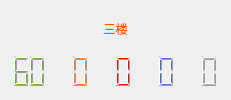
     <widget class="QWidget" name="widget_3rd_Status" native="true">
      <layout class="QGridLayout" name="gridLayout_4">
       <item row="1" column="0">
        <widget class="QLCDNumber" name="lcdNumber_F3_available">
         <property name="font">
          <font>
           <weight>50</weight>
           <bold>false</bold>
          </font>
         </property>
         <property name="styleSheet">
          <string notr="true">color: rgb(112, 173, 71);</string>
         </property>
         <property name="frameShape">
          <enum>QFrame::NoFrame</enum>
         </property>
         <property name="frameShadow">
          <enum>QFrame::Plain</enum>
         </property>
         <property name="lineWidth">
          <number>2</number>
         </property>
         <property name="midLineWidth">
          <number>0</number>
         </property>
         <property name="smallDecimalPoint">
          <bool>false</bool>
         </property>
         <property name="digitCount">
          <number>2</number>
         </property>
         <property name="segmentStyle">
          <enum>QLCDNumber::Filled</enum>
         </property>
         <property name="intValue" stdset="0">
          <number>60</number>
         </property>
        </widget>
       </item>
       <item row="1" column="1">
        <widget class="QLCDNumber" name="lcdNumber_F3_appointed">
         <property name="font">
          <font>
           <weight>50</weight>
           <bold>false</bold>
          </font>
         </property>
         <property name="styleSheet">
          <string notr="true">color: rgb(237, 125, 49);</string>
         </property>
         <property name="frameShape">
          <enum>QFrame::NoFrame</enum>
         </property>
         <property name="frameShadow">
          <enum>QFrame::Plain</enum>
         </property>
         <property name="lineWidth">
          <number>2</number>
         </property>
         <property name="midLineWidth">
          <number>0</number>
         </property>
         <property name="smallDecimalPoint">
          <bool>false</bool>
         </property>
         <property name="digitCount">
          <number>2</number>
         </property>
         <property name="segmentStyle">
          <enum>QLCDNumber::Filled</enum>
         </property>
         <property name="intValue" stdset="0">
          <number>0</number>
         </property>
        </widget>
       </item>
       <item row="1" column="2">
        <widget class="QLCDNumber" name="lcdNumber_F3_occupied">
         <property name="font">
          <font>
           <weight>50</weight>
           <bold>false</bold>
          </font>
         </property>
         <property name="styleSheet">
          <string notr="true">color: rgb(255, 0, 0);</string>
         </property>
         <property name="frameShape">
          <enum>QFrame::NoFrame</enum>
         </property>
         <property name="frameShadow">
          <enum>QFrame::Plain</enum>
         </property>
         <property name="lineWidth">
          <number>2</number>
         </property>
         <property name="midLineWidth">
          <number>0</number>
         </property>
         <property name="smallDecimalPoint">
          <bool>false</bool>
         </property>
         <property name="digitCount">
          <number>2</number>
         </property>
         <property name="segmentStyle">
          <enum>QLCDNumber::Filled</enum>
         </property>
         <property name="intValue" stdset="0">
          <number>0</number>
         </property>
        </widget>
       </item>
       <item row="1" column="3">
        <widget class="QLCDNumber" name="lcdNumber_F3_saved">
         <property name="font">
          <font>
           <weight>50</weight>
           <bold>false</bold>
          </font>
         </property>
         <property name="styleSheet">
          <string notr="true">color: rgb(68, 114, 196);</string>
         </property>
         <property name="frameShape">
          <enum>QFrame::NoFrame</enum>
         </property>
         <property name="frameShadow">
          <enum>QFrame::Plain</enum>
         </property>
         <property name="lineWidth">
          <number>2</number>
         </property>
         <property name="midLineWidth">
          <number>0</number>
         </property>
         <property name="smallDecimalPoint">
          <bool>false</bool>
         </property>
         <property name="digitCount">
          <number>2</number>
         </property>
         <property name="segmentStyle">
          <enum>QLCDNumber::Filled</enum>
         </property>
         <property name="intValue" stdset="0">
          <number>0</number>
         </property>
        </widget>
       </item>
       <item row="1" column="4">
        <widget class="QLCDNumber" name="lcdNumber_F3_banned">
         <property name="font">
          <font>
           <weight>50</weight>
           <bold>false</bold>
          </font>
         </property>
         <property name="styleSheet">
          <string notr="true">color: rgb(175, 171, 171);</string>
         </property>
         <property name="frameShape">
          <enum>QFrame::NoFrame</enum>
         </property>
         <property name="frameShadow">
          <enum>QFrame::Plain</enum>
         </property>
         <property name="lineWidth">
          <number>2</number>
         </property>
         <property name="midLineWidth">
          <number>0</number>
         </property>
         <property name="smallDecimalPoint">
          <bool>false</bool>
         </property>
         <property name="digitCount">
          <number>2</number>
         </property>
         <property name="segmentStyle">
          <enum>QLCDNumber::Filled</enum>
         </property>
         <property name="intValue" stdset="0">
          <number>0</number>
         </property>
        </widget>
       </item>
       <item row="0" column="0" colspan="5">
        <widget class="QLabel" name="label_13">
         <property name="styleSheet">
          <string notr="true">color: rgb(255, 85, 0);
font: 28pt &quot;华文新魏&quot;;</string>
         </property>
         <property name="text">
          <string>三楼</string>
         </property>
         <property name="alignment">
          <set>Qt::AlignCenter</set>
         </property>
        </widget>
       </item>
      </layout>
     </widget>
